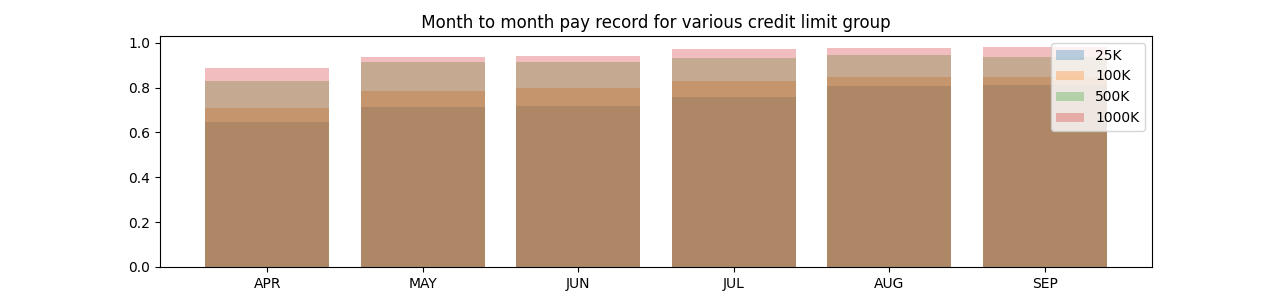

Reproduce this figure in Python.
import pandas as pd
import numpy as np


import matplotlib.pyplot as plt
import seaborn as sns 


import warnings
warnings.filterwarnings("ignore")


df = pd.read_csv("./DATA/default_of_credit_card_clients.csv")
#print(df.columns)

del df[df.columns[0]]

#print(df.columns)

df.rename(columns={ 'ID':'id', 'LIMIT_BAL':'bal',
                    'SEX':'gen', 'EDUCATION':'edu',
                    'MARRIAGE':'mary', 'AGE':'age',
                    'PAY_1':'p1', 'PAY_2':'p2',
                    'PAY_3':'p3','PAY_4':'p4',
                    'PAY_5':'p5','PAY_6':'p6',
                    'BILL_AMT1':'$b1', 'BILL_AMT2':'$b2',
                    'BILL_AMT3':'$b3', 'BILL_AMT4':'$b4',
                    'BILL_AMT5':'$b5', 'BILL_AMT6':'$b6',
                    'PAY_AMT1':'$p1','PAY_AMT2':'$p2',
                    'PAY_AMT3':'$p3', 'PAY_AMT4':'$p4',
                    'PAY_AMT5':'$p5', 'PAY_AMT6':'$p6'
                    }, inplace=True)

print(df.columns)

'''  WE WILL CHECK how various bal classification   '''

print(df['bal'].max(), df['bal'].min(), 'bal varies from 10 K to 1 M' )

'''  SHOW THE CONTRAST OF CREDIT RESPONSE WITH TIME for bal>500K and bal<500K
IN ONE bar plot '''

df25K = df[  (df['bal']<=25000)  ]
df100K = df[ (df['bal']>25000) & (df['bal']<=100000) ]
df500K = df[ (df['bal']>100000) & (df['bal']<=500000) ]
df1000K = df[ (df['bal'])>500000 ]

print(len(df1000K)*100/30000.0)
print(len(df25K)+len(df100K)+len(df500K)+len(df1000K))


dfs = [df25K, df100K, df500K, df1000K]
M = [ 'p1', 'p2', 'p3', 'p4', 'p5', 'p6' ]
Mb = [ 'bp1', 'bp2', 'bp3', 'bp4', 'bp5', 'bp6' ]


for itms in dfs:
    df1 = itms[ M ]
    i = 0
    for col in Mb:
        itms[col]=itms[M[i]].apply(lambda x: 1 if(x<=0) else 0)
        i = i + 1


plt.figure(figsize=(14,3))
leg = ['25K', '100K', '500K', '1000K']
j = 0
for itms in dfs:
    df1 = itms[M]
    m_to_m_ND = np.zeros(6)
    i = 0
    for col in Mb:
        #print(itms[col].value_counts()[1]*100.0/itms[col].value_counts().sum())
        r = itms[col].value_counts()[1]/itms[col].value_counts().sum()
        m_to_m_ND[i] = r
        i += 1
    plt.bar(np.arange(1,7,1), m_to_m_ND, alpha=0.3, label=leg[j] )
    plt.legend()
    j += 1

plt.title(' Month to month pay record for various credit limit group ')
plt.xticks([1,2,3,4,5,6], ('APR', 'MAY', 'JUN', 'JUL', 'AUG', 'SEP'))
plt.show()
        
'''  MACHINE LEARNING  '''



from sklearn.model_selection import train_test_split
x_tr, x_t, y_tr, y_t = train_test_split(df[ ['p1', 'p2', 'p3', 'p4', 'p5', 'p6'] ],
                                        df['DPNM'], test_size=0.3)


from sklearn.metrics import roc_auc_score, classification_report
from sklearn import ensemble
from sklearn.ensemble import GradientBoostingClassifier

clf = ensemble.GradientBoostingClassifier()
clf.fit(x_tr, y_tr)
y_p = clf.predict(x_t)
roc = roc_auc_score(y_t, y_p)
print("ROC Score : ", roc)
print(" Classification Report : \n\n", classification_report(y_t, y_p) )
